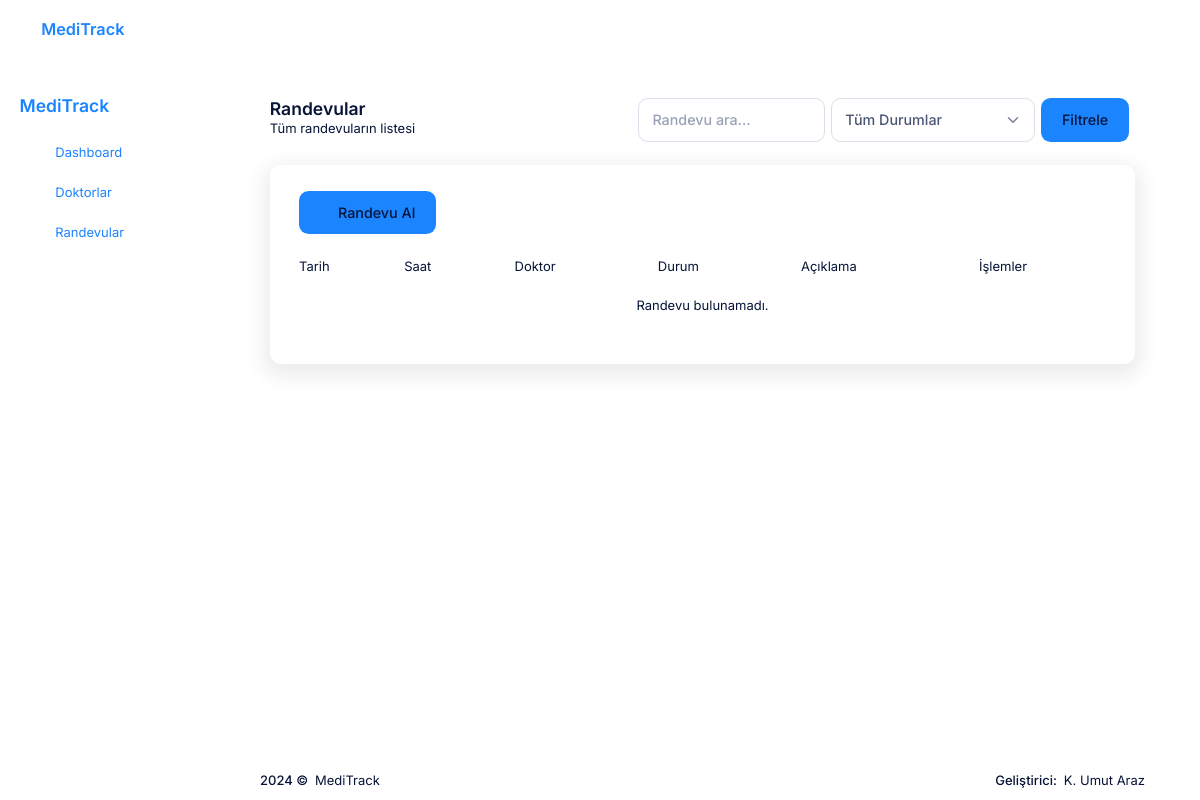
Page /core/appointments/ (signed in) on the earlier database version.
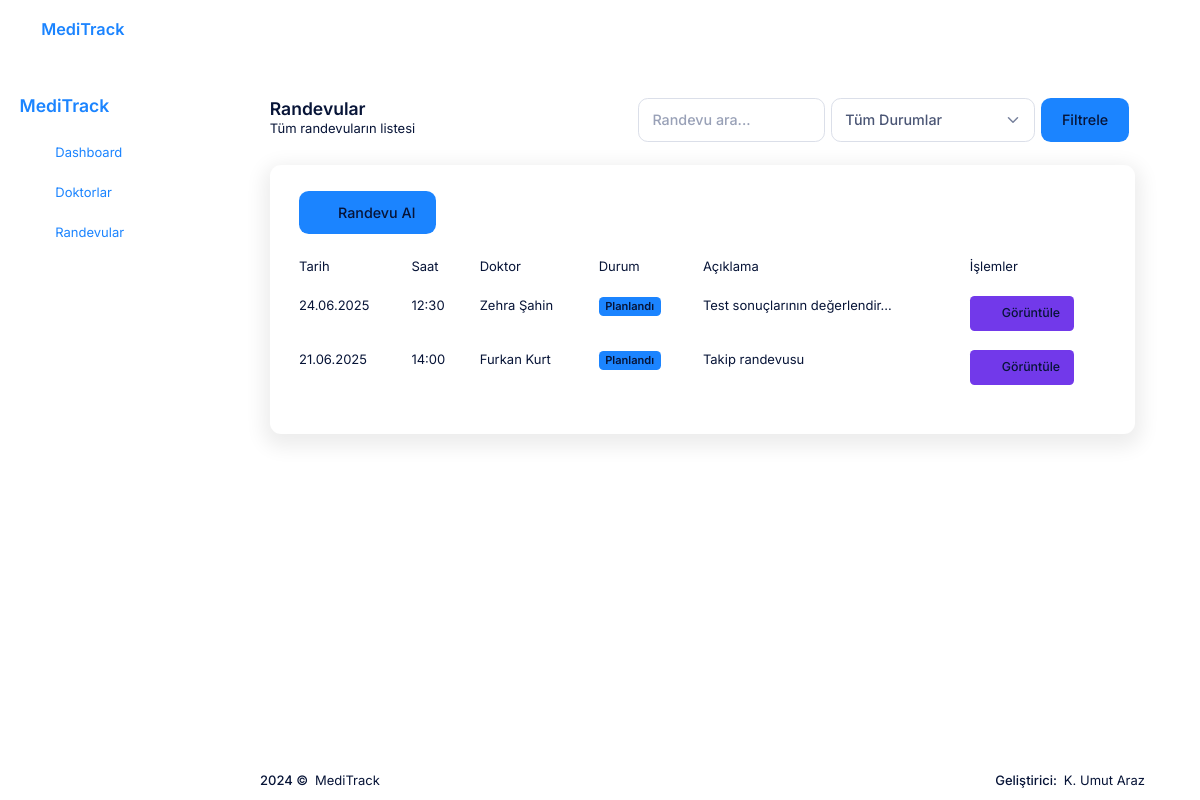
Same page on the later database version.
### appointments/models.py (models this page shows, shortened)
class Appointment(models.Model):
    STATUS_CHOICES = [
        ('planned', _('Planlandı')),
        ('completed', _('Tamamlandı')),
        ('cancelled', _('İptal Edildi')),
    ]
    patient = models.ForeignKey(
        settings.AUTH_USER_MODEL,
        on_delete=models.CASCADE,
        related_name='patient_appointments',
        verbose_name=_('Hasta'),
        limit_choices_to={'user_type': 'patient'}
    )
    doctor = models.ForeignKey(
        settings.AUTH_USER_MODEL,
        on_delete=models.CASCADE,
        related_name='doctor_appointments',
        verbose_name=_('Doktor'),
        limit_choices_to={'user_type': 'doctor'}
    )
    date = models.DateField(
        verbose_name=_('Tarih')
    )
    time = models.TimeField(
        verbose_name=_('Saat')
    )
    description = models.TextField(
        blank=True,
        null=True,
        verbose_name=_('Açıklama')
    )
    status = models.CharField(
        max_length=20,
        choices=STATUS_CHOICES,
        default='planned',
        verbose_name=_('Durum')
    )
    created_at = models.DateTimeField(
        auto_now_add=True,
        verbose_name=_('Oluşturulma Tarihi')
    )
    updated_at = models.DateTimeField(
        auto_now=True,
        verbose_name=_('Güncellenme Tarihi')
    )
    class Meta:
        verbose_name = _('Randevu')
        verbose_name_plural = _('Randevular')
        ordering = ['-date', '-time']

### users/models.py (models this page shows, shortened)
class User(AbstractUser):
    USER_TYPE_CHOICES = [
        ('patient', _('Hasta')),
        ('doctor', _('Doktor')),
        ('receptionist', _('Resepsiyonist')),
        ('admin', _('Admin')),
    ]
    user_type = models.CharField(
        max_length=20,
        choices=USER_TYPE_CHOICES,
        default='patient',
        verbose_name=_('Kullanıcı Tipi')
    )
    specialization = models.CharField(
        max_length=100,
        blank=True,
        null=True,
        verbose_name=_('Uzmanlık Alanı')
    )
    date_of_birth = models.DateField(
        blank=True,
        null=True,
        verbose_name=_('Doğum Tarihi')
    )
    phone_number = models.CharField(
        max_length=20,
        blank=True,
        null=True,
        verbose_name=_('Telefon Numarası')
    )
    address = models.TextField(
        blank=True,
        null=True,
        verbose_name=_('Adres')
    )
    blood_type = models.CharField(
        max_length=10,
        blank=True,
        null=True,
        verbose_name=_('Kan Grubu')
    )
    def is_patient(self):
        return self.user_type == 'patient'
    def is_doctor(self):
        return self.user_type == 'doctor'
    def is_receptionist(self):
        return self.user_type == 'receptionist'
    def is_admin_user(self):
        return self.user_type == 'admin'
    class Meta:
        verbose_name = _('Kullanıcı')
        verbose_name_plural = _('Kullanıcılar')

### core/views.py (the view, shortened to what this page needs)
# urls.py: path('appointments/', views.AppointmentListView.as_view(), name='appointment-list'),
class AppointmentListView(LoginRequiredMixin, ListView):
    model = Appointment
    template_name = 'core/appointment_list.html'
    context_object_name = 'appointments'
    def get_queryset(self):
        queryset = super().get_queryset()
        user = self.request.user
        status = self.request.GET.get('status')
        search = self.request.GET.get('search')
        if user.is_patient():
            queryset = queryset.filter(patient=user)
        elif user.is_doctor():
            queryset = queryset.filter(doctor=user)
        if status:
            queryset = queryset.filter(status=status)
        return queryset.order_by('-date', '-time')

### Templates/core/appointment_list.html (shortened to what this page needs)
{% extends 'core/base.html' %}
{% load static %}
{% block content %}
<div class="container py-4">
    <div class="row mb-4">
        <div class="col">
            <h1 class="h3 mb-0">Randevular</h1>
            <p class="text-muted">Tüm randevuların listesi</p>
        </div>
        <div class="col-auto">
            <div class="d-flex">
                <form method="get" class="d-flex me-2">
                    <input type="text" name="search" class="form-control me-2" placeholder="Randevu ara..." value="{{ request.GET.search }}">
                    <select name="status" class="form-select me-2">
                        <option value="">Tüm Durumlar</option>
                    </select>
                    <button type="submit" class="btn btn-primary">Filtrele</button>
                </form>
            </div>
        </div>
    </div>
    <div class="card shadow">
        <div class="card-body">
            {% if user.is_patient %}
            <div class="mb-4">
                <a href="{% url 'appointment-create' %}" class="btn btn-primary">
                    <i class="fas fa-calendar-plus"></i> Randevu Al
                </a>
            </div>
            {% endif %}
            <div class="table-responsive">
                <table class="table table-hover">
                    <thead>
                        <tr>
                            <th>Tarih</th>
                            <th>Saat</th>
                            {% if not user.is_doctor %}
                                <th>Doktor</th>
                            {% endif %}
                            <th>Durum</th>
                            <th>Açıklama</th>
                            <th>İşlemler</th>
                        </tr>
                    </thead>
                    <tbody>
                        {% if appointments %}
                            {% for appointment in appointments %}
                                <tr>
                                    <td>{{ appointment.date|date:"d.m.Y" }}</td>
                                    <td>{{ appointment.time|time:"H:i" }}</td>
                                    {% if not user.is_doctor %}
                                        <td>{{ appointment.doctor.get_full_name }}</td>
                                    {% endif %}
                                    <td>
                                        {% if appointment.status == 'planned' %}
                                            <span class="badge bg-primary">Planlandı</span>
                                        {% elif appointment.status == 'completed' %}
                                            <span class="badge bg-success">Tamamlandı</span>
                                        {% elif appointment.status == 'cancelled' %}
                                            <span class="badge bg-danger">İptal Edildi</span>
                                        {% endif %}
                                    </td>
                                    <td>{{ appointment.description|truncatechars:30 }}</td>
                                    <td>
                                        <a href="{% url 'appointment-detail' appointment.id %}" class="btn btn-sm btn-info">
                                            <i class="fas fa-eye"></i> Görüntüle
                                        </a>
                                    </td>
                                </tr>
                            {% endfor %}
                        {% else %}
                            <tr>
                                <td colspan="7" class="text-center">Randevu bulunamadı.</td>
                            </tr>
                        {% endif %}
                    </tbody>
                </table>
            </div>
        </div>
    </div>
</div>
{% endblock %}

Differences in the rows shown:
added Appointment: date "24.06.2025", time "12:30", doctor.get_full_name "Zehra Şahin", status "Planlandı", description "Test sonuçlarının değerlendir…"
added Appointment: date "21.06.2025", time "14:00", doctor.get_full_name "Furkan Kurt", status "Planlandı", description "Takip randevusu"
Other differences:
text no longer shown: "Randevu bulunamadı."
